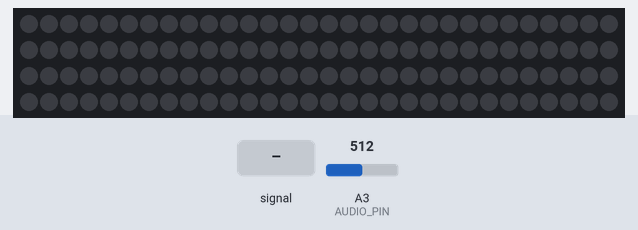
Simulated run of this sketch. Board: Arduino Uno, built with avr-gcc and run on an emulated ATmega328P. On the bench: 120 RGB LEDs in strip order, left to right, continuing on the next row. Inputs (shaded band) come from the test bench; at power-on: A3 (AUDIO_PIN) = 512. Dim RGB values are drawn brighter than linear.

Above: at 4.2 s.
4.3 s: A3 (AUDIO_PIN) fed a 200 Hz sine of ±81 counts around its level
At 6.55 s:
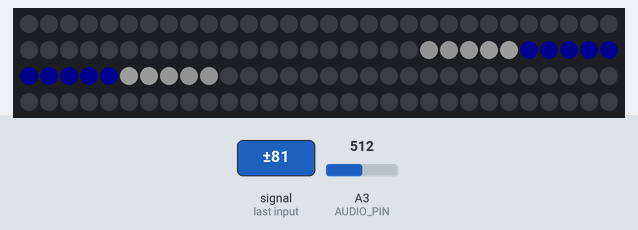
6.7 s: A3 (AUDIO_PIN) set to 716
At 7.57 s:
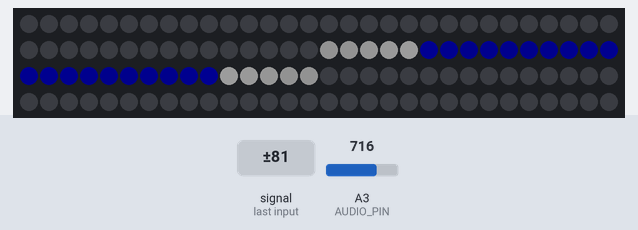
8.3 s: A3 (AUDIO_PIN) fed a 1000 Hz sine of ±255 counts around its level
At 8.6 s:
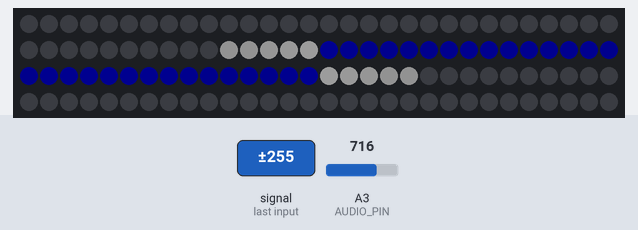
10.0 s: A3 (AUDIO_PIN) set to 900
At 10.45 s:
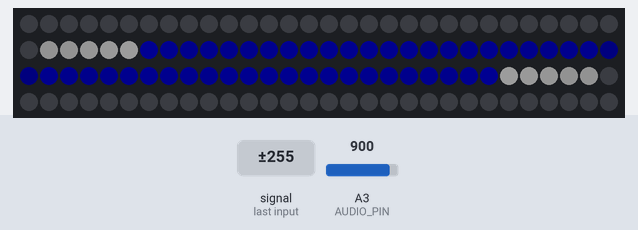
11.8 s: A3 (AUDIO_PIN) set to 1023
At 16.81 s:
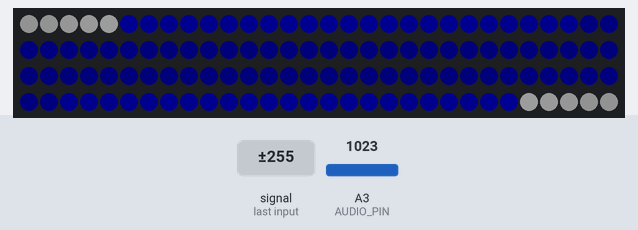
Timing chart, 0 to 18.3 s (numbered marks = the images above; inputs shaded):
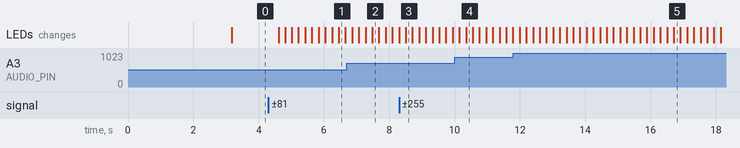

The sketch:

NeoFastBeatSync.ino
```cpp
// (licence header left out)
#include "FastLED.h"
#include <fix_fft.h>

#define DATA_PIN            10
#define LED_TYPE            WS2811
#define COLOR_ORDER         GRB
#define NUM_LEDS            120
#define CENTER_PIXEL        60
CRGB leds[NUM_LEDS];

#define BRIGHTNESS          96
#define FRAMES_PER_SECOND   30
#define AUDIO_PIN           3
#define NUM_OF_CHANNELS     1
#define CH_0                0

static const CRGB mInsideColor = CRGB::DarkViolet, mOutsideColor = CRGB::Blue;
char data_avgs[14];
int i, val;
// variables for the Fast Fourier Transform (FFT)
char im[128], data[128];
uint8_t baseRed = 0, baseGreen = 0, baseBlue = 50;
int flareThreshold = 220;

void setup() {
  delay(3000); // 3 second delay for recovery
  FastLED.addLeds<LED_TYPE,DATA_PIN,COLOR_ORDER>(leds, NUM_LEDS).setCorrection(TypicalLEDStrip);
  FastLED.setBrightness(BRIGHTNESS);
}

void loop() {
  // read in 128 samples from the AUDIOPIN
  for (i = 0; i < 128; i++){
    val = analogRead(AUDIO_PIN);
    data[i] = val;
    im[i] = 0;
  }
  // run the FFT on the samples to transform from P(t) vs. time > P(v) vs. freq.
  fix_fft(data,im,7,0);

  // this gets the absolute value of the values in the array, so we're only dealing with positive numbers
  // Since we only use Channel 0 and average 4 values from the data area we only need to process that many
  for (i = 0; i < 4; i++) {  // 64 (max 124 channels depending on how many we want to use)
    data[i] = sqrt(data[i] * data[i] + im[i] * im[i]);
  }

  // average bars together
  for (i = 0; i < NUM_OF_CHANNELS; i++) {
    // average together
    data_avgs[i] = data[i*4] + data[i*4 + 1] + data[i*4 + 2] + data[i*4 + 3];
    // remap values for display range: input 0-30 & output 0-5 ... originally 0-9
    data_avgs[i] = map(data_avgs[i], 0, 30, 0, 255);
  }

  // read the bass and SHOW IT!
  int value = data_avgs[CH_0];

  //uvMeter(value);
  showFromCenterEffect(ColorWheel(value));
}

void showFromCenterEffect(CRGB value) {
  int i;
  for (i = 0; i < NUM_LEDS/2 - 1; i++) {
    leds[i] = leds[i+1];
  }
  leds[i] = value;

  for (i = NUM_LEDS - 1; i > NUM_LEDS/2; i--) {
    leds[i] = leds[i-1];
  }
  leds[i] = value;

  //Display the new values
  FastLED.show();
  // insert a delay to keep the framerate modest
  FastLED.delay(1000/FRAMES_PER_SECOND);
}

void uvMeter(int input) {
  Serial.print("input: ");
  Serial.print(input);
  // translate input 0 - 255 to position 0 - CENTER_PIXEL
  input = map(input, 0, 255, 0, CENTER_PIXEL);
  if (input < 0) {
    input = 0;
  }
  if (input > CENTER_PIXEL) {
    input = CENTER_PIXEL;
  }
  Serial.print("  out: ");
  Serial.println(input);

  int pos;
  // set the pixels below center
  for (pos = 0; pos < CENTER_PIXEL - input; pos++) {
    leds[pos] = mOutsideColor;
  }
  for (; pos < CENTER_PIXEL; pos++) {
    leds[pos] = mInsideColor;
  }
  // set the pixels above center
  for (; pos < CENTER_PIXEL + input; pos++) {
    leds[pos] = mInsideColor;
  }
  for (; pos < NUM_LEDS; pos++) {
    leds[pos] = mOutsideColor;
  }

  FastLED.show();
  // insert a delay to keep the framerate modest
  FastLED.delay(1000/FRAMES_PER_SECOND);
}

CRGB ColorWheel(byte WheelPos) {
  if (WheelPos < 5) {
    return CRGB::Black;
  } else if (WheelPos < flareThreshold) {
    WheelPos -= flareThreshold;
    return CRGB(WheelPos * baseRed / 255, WheelPos * baseGreen / 255, WheelPos * baseBlue / 255);
  } else {
    WheelPos -= 40;
    return CRGB(255 - WheelPos, 255 - WheelPos, 255 - WheelPos);
  }
}
```

Measured:
- after the input at 4.3 s, the LEDs: first change after 0.31 s (image 1 shows a later state)
